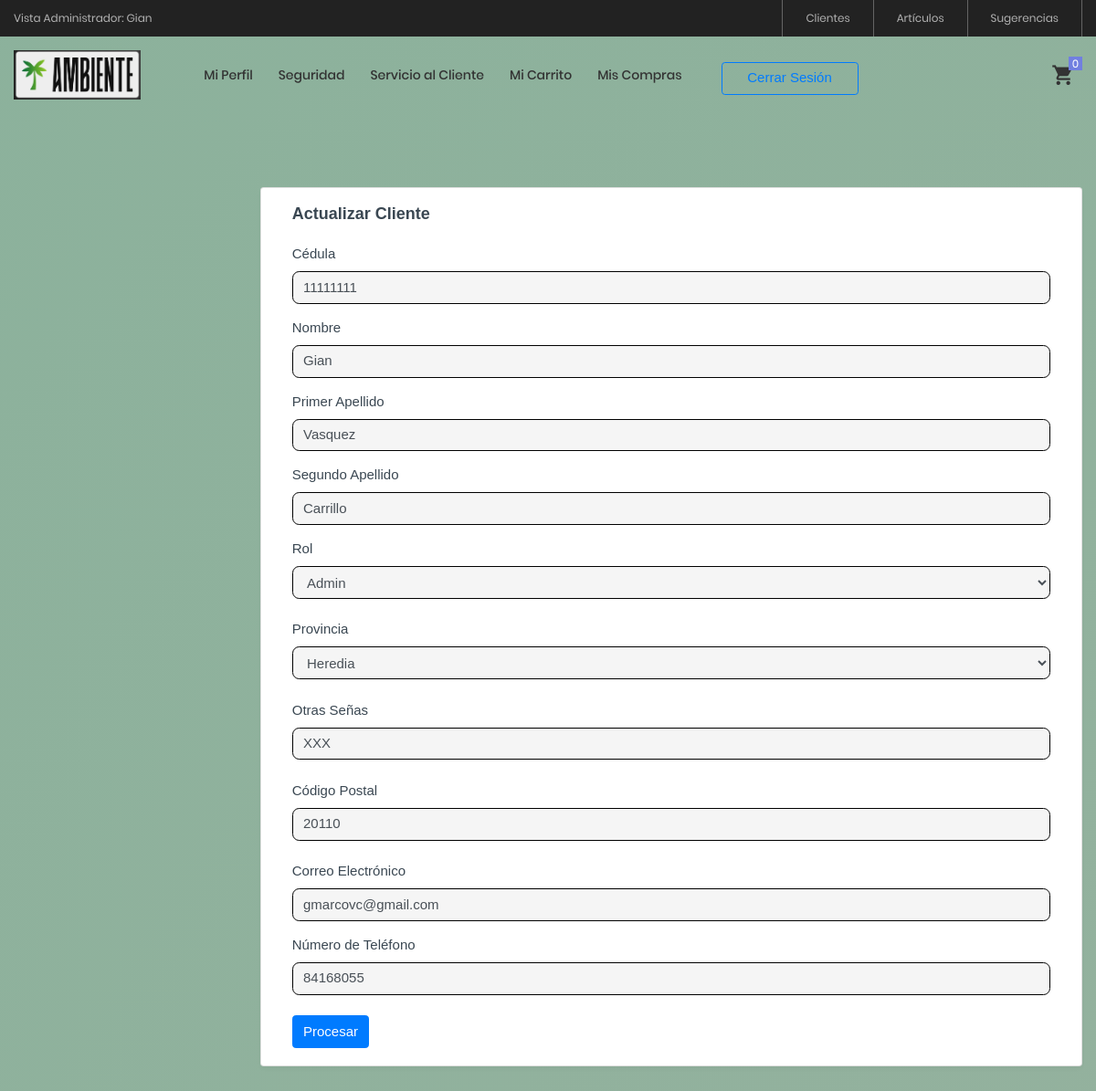
The app's page /View/Cliente/actualizarCliente.php?id=1 (signed in) with its own data.
### tables this page shows
CREATE TABLE `clientes` (
  `clienteID` int(11) NOT NULL,
  `cedula` varchar(9) NOT NULL,
  `nombre` varchar(50) NOT NULL,
  `apellido1` varchar(50) NOT NULL,
  `apellido2` varchar(50) NOT NULL,
  `contrasena` varchar(20) NOT NULL,
  `estadoID` int(11) NOT NULL,
  `rolID` int(11) NOT NULL,
  `fechaRegistro` datetime NOT NULL,
  `provinciaID` int(11) NOT NULL,
  `otrasSenas` varchar(200) NOT NULL,
  `codigoPostal` varchar(10) DEFAULT NULL,
  `correo` varchar(50) NOT NULL,
  `telefono` varchar(15) NOT NULL,
  PRIMARY KEY (`clienteID`),
  UNIQUE KEY `cedula` (`cedula`),
  UNIQUE KEY `correo` (`correo`),
  UNIQUE KEY `telefono` (`telefono`),
  KEY `estadoID` (`estadoID`),
  KEY `rolID` (`rolID`),
  KEY `provinciaID` (`provinciaID`),
  CONSTRAINT `clientes_ibfk_1` FOREIGN KEY (`estadoID`) REFERENCES `estados` (`estadoID`) ON DELETE CASCADE,
  CONSTRAINT `clientes_ibfk_2` FOREIGN KEY (`rolID`) REFERENCES `roles` (`rolID`) ON DELETE CASCADE,
  CONSTRAINT `clientes_ibfk_5` FOREIGN KEY (`provinciaID`) REFERENCES `provincias` (`provinciaID`) ON DELETE NO ACTION
);

### Model/ClienteModel.php (called while the page is built, shortened)
<?php
    function ConsultarClienteModel($clienteID)
    {
        try
        {
            $enlace = AbrirBD();
            $sentencia = "CALL ConsultarCliente('$clienteID')";
            $resultado = $enlace -> query($sentencia);
            return $resultado;
        }
        catch(Exception $ex)
        {
            return null;
        }
    }
    function ConsultarRolesModel()
    {
        try
        {
            $enlace = AbrirBD();
            $sentencia = "CALL ConsultarRoles()";
            $resultado = $enlace -> query($sentencia);
            return $resultado;
        }
        catch(Exception $ex)
        {
            return null;
        }
    }
    function ConsultarProvinciasModel()
    {
        try {
            $enlace = AbrirBD();
            $sentencia = "CALL ConsultarProvincias()";
            $resultado = $enlace->query($sentencia);
            return $resultado;
        } catch (Exception $ex) {
            return null;
        }
    }
    ?>

### Controller/ClienteController.php (called while the page is built, shortened)
<?php
    include_once $_SERVER["DOCUMENT_ROOT"] . '/ProyectoAmbienteWeb/Model/ClienteModel.php';
    function ConsultarCliente($clienteID)
    {
        $resultado = ConsultarClienteModel($clienteID);
        if($resultado != null && $resultado -> num_rows > 0)
        {
            return mysqli_fetch_array($resultado);
        }
        else
        {
            $_POST["txtMensaje"] = "Su información no se ha obtenido correctamente";
        }
    }
        function ConsultarRoles()
        {
            $resultado = ConsultarRolesModel();
            if($resultado != null && $resultado -> num_rows > 0)
            {
                return $resultado;
            }
        }
        function ConsultarProvincias()
        {
            $resultado = ConsultarProvinciasModel();
            if ($resultado != null && $resultado->num_rows > 0) {
                return $resultado;
            }
        }
    ?>

### View/Cliente/actualizarCliente.php (the view, shortened to what this page needs)
<?php
    include_once $_SERVER["DOCUMENT_ROOT"] . '/ProyectoAmbienteWeb/View/layout.php';
    include_once $_SERVER["DOCUMENT_ROOT"] . '/ProyectoAmbienteWeb/Controller/ClienteController.php';
    $id = $_GET["id"];
    $datos = ConsultarCliente($id);
?>
<!doctype html>
<html lang="en">
<body class="page-wrapper radial-gradient">
    <div id="main-wrapper" data-layout="vertical" data-navbarbg="skin6" data-sidebartype="full"
        data-sidebar-position="fixed" data-header-position="fixed">
        <div class="body-wrapper">
            <div class="container-fluid">
                <div class="row">
                    <div class="card">
                        <div class="card-body">
                            <h5 class="card-title fw-semibold mb-4">Actualizar Cliente</h5>
                            <form action="" method="POST">
                                <div class="mb-3">
                                    <label class="form-label">Cédula</label>
                                    <input type="text" class="form-control" id="txtCedula" name="txtCedula"
                                        value="<?php echo $datos["cedula"] ?>">
                                </div>
                                <div class="mb-3">
                                    <label class="form-label">Nombre</label>
                                    <input type="text" class="form-control" id="txtNombre" name="txtNombre"
                                        value="<?php echo $datos["nombre"] ?>">
                                </div>
                                <div class="mb-3">
                                    <label class="form-label">Primer Apellido</label>
                                    <input type="text" class="form-control" id="txtApellido1" name="txtApellido1"
                                        value="<?php echo $datos["apellido1"] ?>">
                                </div>
                                <div class="mb-3">
                                    <label class="form-label">Segundo Apellido</label>
                                    <input type="text" class="form-control" id="txtApellido2" name="txtApellido2"
                                        value="<?php echo $datos["apellido2"] ?>">
                                </div>
                                <div class="mb-4">
                                    <label class="form-label">Rol</label>
                                    <select id="ddlRoles" name="ddlRoles" class="form-control">
                                        <?php
                                        $roles = ConsultarRoles();
                                        While($fila = mysqli_fetch_array($roles))
                                        {
                                            if($fila["rolID"] == $datos["rolID"])
                                            {
                                                echo "<option selected value=" . $fila["rolID"] . ">" . $fila["nombreRol"] . "</option>";
                                            }
                                            else
                                            {
                                                echo "<option value=" . $fila["rolID"] . ">" . $fila["nombreRol"] . "</option>";
                                            }
                                        }
                                    ?>
                                    </select>
                                </div>
                                <div class="mb-4">
                                    <label class="form-label">Provincia</label>
                                    <select id="ddlProvincias" name="ddlProvincias" class="form-control">
                                        <?php
                                            $provincias = ConsultarProvincias();
                                            while($fila = mysqli_fetch_array($provincias))
                                            {
                                                if($fila["provinciaID"] == $datos["provinciaID"])
                                                {
                                                    echo "<option selected value=" . $fila["provinciaID"] . ">" . $fila["provincia"] . "</option>";
                                                }
                                                else
                                                {
                                                    echo "<option value=" . $fila["provinciaID"] . ">" . $fila["provincia"] . "</option>";
                                                }
                                            }
                                        ?>
                                    </select>
                                </div>
                                <div class="mb-4">
                                    <label class="form-label">Otras Señas</label>
                                    <input type="text" class="form-control" id="txtOtrasSenas" name="txtOtrasSenas"
                                        value="<?php echo $datos["otrasSenas"] ?>">
                                </div>
                                <div class="mb-4">
                                    <label class="form-label">Código Postal</label>
                                    <input type="text" class="form-control" id="txtCodigoPostal" name="txtCodigoPostal"
                                        value="<?php echo $datos["codigoPostal"] ?>">
                                </div>
                                <div class="mb-3">
                                    <label class="form-label">Correo Electrónico</label>
                                    <input type="email" class="form-control" id="txtCorreo" name="txtCorreo"
                                        value="<?php echo $datos["correo"] ?>">
                                </div>
                                <div class="mb-4">
                                    <label class="form-label">Número de Teléfono</label>
                                    <input type="text" class="form-control" id="txtTelefono" name="txtTelefono"
                                        value="<?php echo $datos["telefono"] ?>">
                                </div>
                                <input type="submit" class="btn btn-primary" value="Procesar" id="btnActualizarCliente"
                                    name="btnActualizarCliente">
                            </form>
                        </div>
                    </div>
                </div>
            </div>
        </div>
    </div>
</div>
</body>
</html>

### records on screen
clientes: txtCedula "11111111", txtNombre "Gian", txtApellido1 "Vasquez", txtApellido2 "Carrillo", txtOtrasSenas "XXX", txtCodigoPostal "20110", txtCorreo "gmarcovc@gmail.com", txtTelefono "84168055"

### other values on screen
$_SESSION["NombreCliente"] "Gian"
form field ddlRoles "Admin"
form field ddlProvincias "Heredia"
